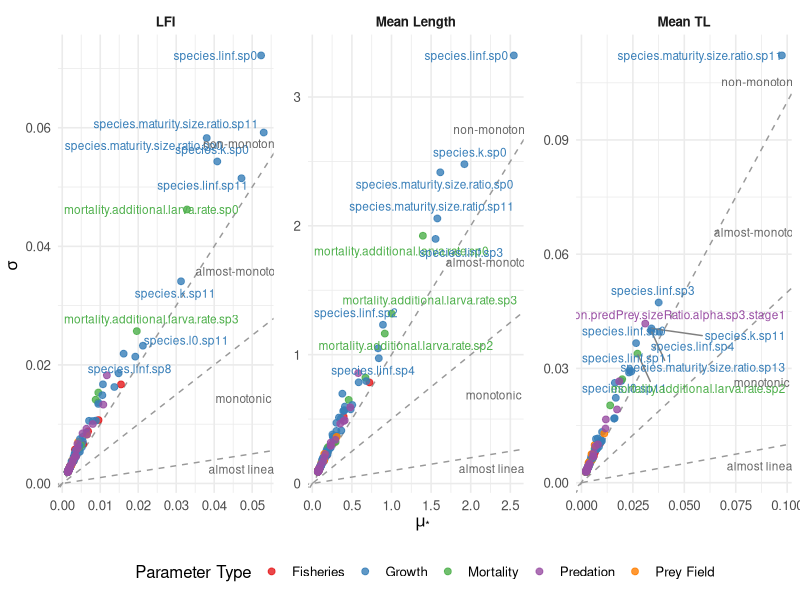

Source code (R):
library(data.table)
library(ggplot2)

EE_LFI <- fread("5.elementary_effect/EE_LFI40_stats.csv")
EE_mean_TL <- fread("5.elementary_effect/EE_meanTL_stats.csv")
EE_mean_length <- fread("5.elementary_effect/EE_meanLength_stats.csv")


# 合并三个数据集并添加指标标签
EE_all <- rbindlist(list(
  EE_LFI[, indicator := "LFI"],
  EE_mean_TL[, indicator := "Mean TL"],
  EE_mean_length[, indicator := "Mean Length"]
), fill = TRUE)

# 统一参数类型分类（如果不同数据集分类规则一致）
EE_all[, param_type := fcase(
  grepl("^mortality\\.additional\\.(rate|larva\\.rate)", param_name), "Mortality",
  grepl("^(fisheries\\.rate\\.base|species\\.catchability)", param_name), "Fisheries",
  grepl("^(species\\.length2weight\\.condition\\.factor|species\\.k|species\\.l0|species\\.linf|species\\.maturity\\.size)", param_name), "Growth",
  grepl("^species\\.accessibility2fish", param_name), "Prey Field",
  grepl("^predation\\.predPrey\\.sizeRatio", param_name), "Predation",
  default = "Other"
)]

# 为每个指标计算最大mu_star值
max_vals <- EE_all[, .(max_mu = max(mu_star)), by = indicator]

# 创建标注标签和相对位置
label_types <- c("almost linear", "monotonic", "almost-monotonic", "non-monotonic")
y_multipliers <- c(0.05, 0.3, 0.75, 1.2)

# 对每个指标构造对应的标签和坐标
labels_df <- max_vals[, .(
  label = label_types,
  x = max_mu * 0.9,
  y = max_mu * 0.9 * y_multipliers
), by = indicator]

# 增加一个排序列
EE_all[, rank_mu := frank(-mu_star), by = indicator]

# 创建分面图
EE_plot <- ggplot(EE_all, aes(x = mu_star, y = sigma, color = param_type)) +
  geom_abline(slope = c(0.1, 0.5, 1), intercept = 0, 
              linetype = "dashed", color = "grey60", show.legend = FALSE) +
  geom_point(size = 2, alpha = 0.8) +
  # geom_text_repel 中只标注前 10 个
  ggrepel::geom_text_repel(
    data = EE_all[rank_mu <= 10],
    aes(label = param_name, x = mu_star, y = sigma, color = param_type),
    max.overlaps = 20,
    size = 3,
    box.padding = 0.3,
    force = 0.5,
    segment.color = "grey50",
    show.legend = FALSE
  )+
  # 添加分面专属标注
  geom_text(
    data = labels_df,
    aes(x = x, y = y, label = label),
    color = "grey40",
    size = 3, 
    inherit.aes = FALSE  # 不继承美学映射
  ) +
  facet_wrap(~indicator, scales = "free", ncol = 3) + # 自由刻度适应不同指标范围
  labs(
    x = expression(mu["*"]~""),
    y = expression(sigma~""),
    color = "Parameter Type"
  ) +
  theme_minimal(base_size = 12) +
  scale_color_brewer(palette = "Set1") +
  theme(
    legend.position = "bottom",
    panel.spacing = unit(1, "lines"),
    strip.text = element_text(face = "bold"),
    panel.background = element_rect(fill = "white", color = NA),
    plot.background = element_rect(fill = "white", color = NA)
  )

ggsave("figures/EE_combined.png", plot = EE_plot, width = 12, height = 5, dpi = 300)

##  μ* 条形图（影响强度排序）
# EE[, param_name := factor(param_name, levels = param_name[order(-mu_star)])]
# 
# ggplot(EE[order(-mu_star)][1:25],         # 先看前 25 个最敏感参数
#        aes(x = param_name, y = mu_star)) +
#   geom_col(fill = "steelblue") +
#   coord_flip() +
#   labs(
#     title = "Top-25 sensitive parameters",
#     x = NULL,
#     y = expression(mu["*"])
#   ) +
#   theme_minimal(base_size = 13)
